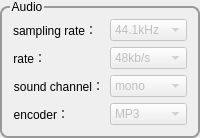
                   <widget class="QGroupBox" name="groupBox_24">
                    <property name="sizePolicy">
                     <sizepolicy hsizetype="Preferred" vsizetype="Preferred">
                      <horstretch>0</horstretch>
                      <verstretch>0</verstretch>
                     </sizepolicy>
                    </property>
                    <property name="styleSheet">
                     <string notr="true">QGroupBox{ 
	border: 2px solid rgb(153,153,153);
    border-radius:8px;
    margin-top:6px;  
}
QGroupBox:title{ 
	color:black;
    subcontrol-origin: margin; 
    left: 10px;  
}</string>
                    </property>
                    <property name="title">
                     <string>Audio</string>
                    </property>
                    <layout class="QGridLayout" name="gridLayout_64">
                     <item row="0" column="0">
                      <widget class="QLabel" name="label_261">
                       <property name="sizePolicy">
                        <sizepolicy hsizetype="Fixed" vsizetype="Preferred">
                         <horstretch>0</horstretch>
                         <verstretch>0</verstretch>
                        </sizepolicy>
                       </property>
                       <property name="text">
                        <string>sampling rate：</string>
                       </property>
                       <property name="alignment">
                        <set>Qt::AlignRight|Qt::AlignTrailing|Qt::AlignVCenter</set>
                       </property>
                      </widget>
                     </item>
                     <item row="0" column="1">
                      <widget class="QComboBox" name="m_pCombSamplingRateSec">
                       <property name="enabled">
                        <bool>false</bool>
                       </property>
                       <property name="contextMenuPolicy">
                        <enum>Qt::NoContextMenu</enum>
                       </property>
                       <property name="layoutDirection">
                        <enum>Qt::LeftToRight</enum>
                       </property>
                       <item>
                        <property name="text">
                         <string>44.1kHz</string>
                        </property>
                       </item>
                       <item>
                        <property name="text">
                         <string>48kHz</string>
                        </property>
                       </item>
                      </widget>
                     </item>
                     <item row="1" column="0">
                      <widget class="QLabel" name="label_262">
                       <property name="sizePolicy">
                        <sizepolicy hsizetype="Fixed" vsizetype="Preferred">
                         <horstretch>0</horstretch>
                         <verstretch>0</verstretch>
                        </sizepolicy>
                       </property>
                       <property name="text">
                        <string>rate：</string>
                       </property>
                       <property name="alignment">
                        <set>Qt::AlignRight|Qt::AlignTrailing|Qt::AlignVCenter</set>
                       </property>
                      </widget>
                     </item>
                     <item row="1" column="1">
                      <widget class="QComboBox" name="m_pCombRateSec">
                       <property name="enabled">
                        <bool>false</bool>
                       </property>
                       <property name="contextMenuPolicy">
                        <enum>Qt::NoContextMenu</enum>
                       </property>
                       <property name="layoutDirection">
                        <enum>Qt::LeftToRight</enum>
                       </property>
                       <item>
                        <property name="text">
                         <string>48kb/s</string>
                        </property>
                       </item>
                       <item>
                        <property name="text">
                         <string>64kb/s</string>
                        </property>
                       </item>
                       <item>
                        <property name="text">
                         <string>80kb/s</string>
                        </property>
                       </item>
                       <item>
                        <property name="text">
                         <string>96kb/s</string>
                        </property>
                       </item>
                       <item>
                        <property name="text">
                         <string>112kb/s</string>
                        </property>
                       </item>
                       <item>
                        <property name="text">
                         <string>128kb/s</string>
                        </property>
                       </item>
                       <item>
                        <property name="text">
                         <string>160kb/s</string>
                        </property>
                       </item>
                       <item>
                        <property name="text">
                         <string>192kb/s</string>
                        </property>
                       </item>
                       <item>
                        <property name="text">
                         <string>256kb/s</string>
                        </property>
                       </item>
                       <item>
                        <property name="text">
                         <string>320kb/s</string>
                        </property>
                       </item>
                      </widget>
                     </item>
                     <item row="2" column="0">
                      <widget class="QLabel" name="label_263">
                       <property name="sizePolicy">
                        <sizepolicy hsizetype="Fixed" vsizetype="Preferred">
                         <horstretch>0</horstretch>
                         <verstretch>0</verstretch>
                        </sizepolicy>
                       </property>
                       <property name="text">
                        <string>sound channel：</string>
                       </property>
                       <property name="alignment">
                        <set>Qt::AlignRight|Qt::AlignTrailing|Qt::AlignVCenter</set>
                       </property>
                      </widget>
                     </item>
                     <item row="2" column="1">
                      <widget class="QComboBox" name="m_pCombSoundChannelSec">
                       <property name="enabled">
                        <bool>false</bool>
                       </property>
                       <property name="contextMenuPolicy">
                        <enum>Qt::NoContextMenu</enum>
                       </property>
                       <property name="layoutDirection">
                        <enum>Qt::LeftToRight</enum>
                       </property>
                       <item>
                        <property name="text">
                         <string>mono</string>
                        </property>
                       </item>
                       <item>
                        <property name="text">
                         <string>stereo</string>
                        </property>
                       </item>
                      </widget>
                     </item>
                     <item row="3" column="0">
                      <widget class="QLabel" name="label_264">
                       <property name="sizePolicy">
                        <sizepolicy hsizetype="Fixed" vsizetype="Preferred">
                         <horstretch>0</horstretch>
                         <verstretch>0</verstretch>
                        </sizepolicy>
                       </property>
                       <property name="text">
                        <string>encoder：</string>
                       </property>
                       <property name="alignment">
                        <set>Qt::AlignRight|Qt::AlignTrailing|Qt::AlignVCenter</set>
                       </property>
                      </widget>
                     </item>
                     <item row="3" column="1">
                      <widget class="QComboBox" name="m_pCombEncoderSec">
                       <property name="enabled">
                        <bool>false</bool>
                       </property>
                       <property name="contextMenuPolicy">
                        <enum>Qt::NoContextMenu</enum>
                       </property>
                       <property name="layoutDirection">
                        <enum>Qt::LeftToRight</enum>
                       </property>
                       <property name="styleSheet">
                        <string notr="true"/>
                       </property>
                       <item>
                        <property name="text">
                         <string>MP3</string>
                        </property>
                       </item>
                       <item>
                        <property name="text">
                         <string>AAC</string>
                        </property>
                       </item>
                      </widget>
                     </item>
                    </layout>
                   </widget>
